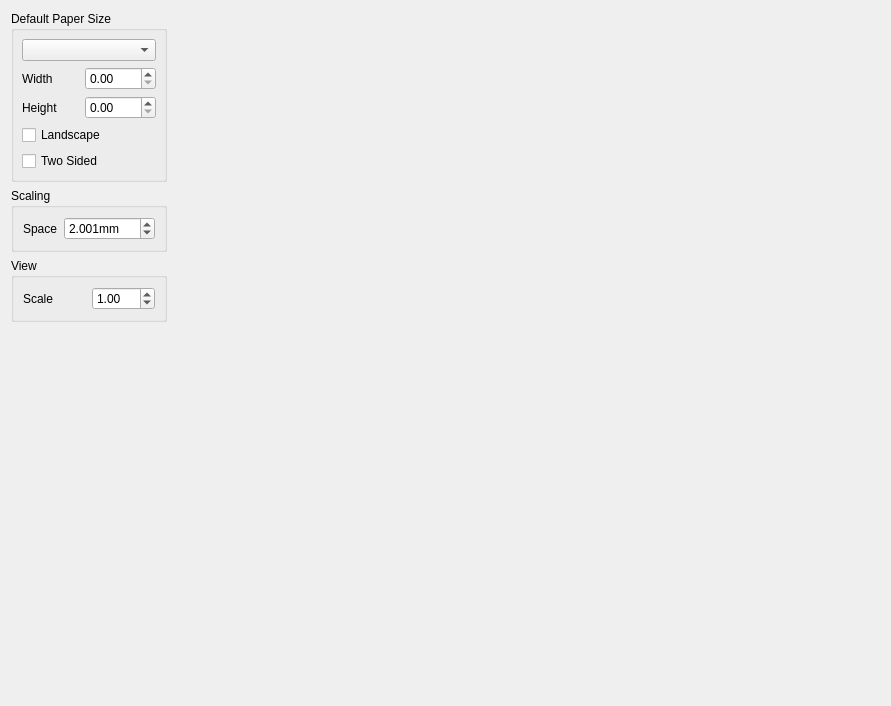
     <widget class="QWidget" name="Seite">
      <property name="accessibleName">
       <string/>
      </property>
      <attribute name="title">
       <string>Score</string>
      </attribute>
      <layout class="QGridLayout" name="gridLayout">
       <item row="0" column="0">
        <widget class="QGroupBox" name="groupBox_11">
         <property name="title">
          <string>Default Paper Size</string>
         </property>
         <property name="flat">
          <bool>true</bool>
         </property>
         <layout class="QGridLayout" name="_2">
          <property name="margin">
           <number>8</number>
          </property>
          <property name="spacing">
           <number>6</number>
          </property>
          <item row="1" column="1">
           <widget class="QDoubleSpinBox" name="paperWidth">
            <property name="sizePolicy">
             <sizepolicy hsizetype="Minimum" vsizetype="Fixed">
              <horstretch>0</horstretch>
              <verstretch>0</verstretch>
             </sizepolicy>
            </property>
            <property name="maximum">
             <double>2000.000000000000000</double>
            </property>
           </widget>
          </item>
          <item row="2" column="1">
           <widget class="QDoubleSpinBox" name="paperHeight">
            <property name="sizePolicy">
             <sizepolicy hsizetype="Minimum" vsizetype="Fixed">
              <horstretch>0</horstretch>
              <verstretch>0</verstretch>
             </sizepolicy>
            </property>
            <property name="maximum">
             <double>2000.000000000000000</double>
            </property>
           </widget>
          </item>
          <item row="4" column="0" colspan="2">
           <widget class="QCheckBox" name="twosided">
            <property name="text">
             <string>Two Sided</string>
            </property>
           </widget>
          </item>
          <item row="3" column="0" colspan="2">
           <widget class="QCheckBox" name="landscape">
            <property name="text">
             <string>Landscape</string>
            </property>
           </widget>
          </item>
          <item row="2" column="0">
           <widget class="QLabel" name="label_35">
            <property name="text">
             <string>Height</string>
            </property>
            <property name="textFormat">
             <enum>Qt::PlainText</enum>
            </property>
            <property name="buddy">
             <cstring>paperHeight</cstring>
            </property>
           </widget>
          </item>
          <item row="1" column="0">
           <widget class="QLabel" name="label_36">
            <property name="text">
             <string>Width</string>
            </property>
            <property name="textFormat">
             <enum>Qt::PlainText</enum>
            </property>
            <property name="buddy">
             <cstring>paperWidth</cstring>
            </property>
           </widget>
          </item>
          <item row="0" column="0" colspan="2">
           <widget class="QComboBox" name="pageGroup"/>
          </item>
         </layout>
        </widget>
       </item>
       <item row="0" column="1">
        <spacer name="horizontalSpacer">
         <property name="orientation">
          <enum>Qt::Horizontal</enum>
         </property>
         <property name="sizeHint" stdset="0">
          <size>
           <width>713</width>
           <height>20</height>
          </size>
         </property>
        </spacer>
       </item>
       <item row="1" column="0">
        <widget class="QGroupBox" name="groupBox_18">
         <property name="title">
          <string>Scaling</string>
         </property>
         <property name="flat">
          <bool>true</bool>
         </property>
         <layout class="QGridLayout" name="gridLayout_4">
          <item row="0" column="0">
           <widget class="QLabel" name="label_38">
            <property name="text">
             <string>Space</string>
            </property>
            <property name="textFormat">
             <enum>Qt::PlainText</enum>
            </property>
            <property name="buddy">
             <cstring>spatiumEntry</cstring>
            </property>
           </widget>
          </item>
          <item row="0" column="1">
           <widget class="QDoubleSpinBox" name="spatiumEntry">
            <property name="sizePolicy">
             <sizepolicy hsizetype="Minimum" vsizetype="Fixed">
              <horstretch>0</horstretch>
              <verstretch>0</verstretch>
             </sizepolicy>
            </property>
            <property name="suffix">
             <string extracomment="millimeter">mm</string>
            </property>
            <property name="decimals">
             <number>3</number>
            </property>
            <property name="minimum">
             <double>0.001000000000000</double>
            </property>
            <property name="maximum">
             <double>999.990000000000009</double>
            </property>
            <property name="singleStep">
             <double>0.200000000000000</double>
            </property>
            <property name="value">
             <double>2.001000000000000</double>
            </property>
           </widget>
          </item>
         </layout>
        </widget>
       </item>
       <item row="3" column="0">
        <spacer name="verticalSpacer_2">
         <property name="orientation">
          <enum>Qt::Vertical</enum>
         </property>
         <property name="sizeHint" stdset="0">
          <size>
           <width>20</width>
           <height>373</height>
          </size>
         </property>
        </spacer>
       </item>
       <item row="2" column="0">
        <widget class="QGroupBox" name="groupBox_19">
         <property name="title">
          <string>View</string>
         </property>
         <property name="flat">
          <bool>true</bool>
         </property>
         <layout class="QGridLayout" name="gridLayout_7">
          <item row="0" column="0">
           <widget class="QLabel" name="label_48">
            <property name="text">
             <string>Scale</string>
            </property>
           </widget>
          </item>
          <item row="0" column="1">
           <widget class="QDoubleSpinBox" name="scale">
            <property name="toolTip">
             <string>default scale for new score views</string>
            </property>
            <property name="minimum">
             <double>0.100000000000000</double>
            </property>
            <property name="maximum">
             <double>10.000000000000000</double>
            </property>
            <property name="singleStep">
             <double>0.200000000000000</double>
            </property>
            <property name="value">
             <double>1.000000000000000</double>
            </property>
           </widget>
          </item>
         </layout>
        </widget>
       </item>
      </layout>
     </widget>
